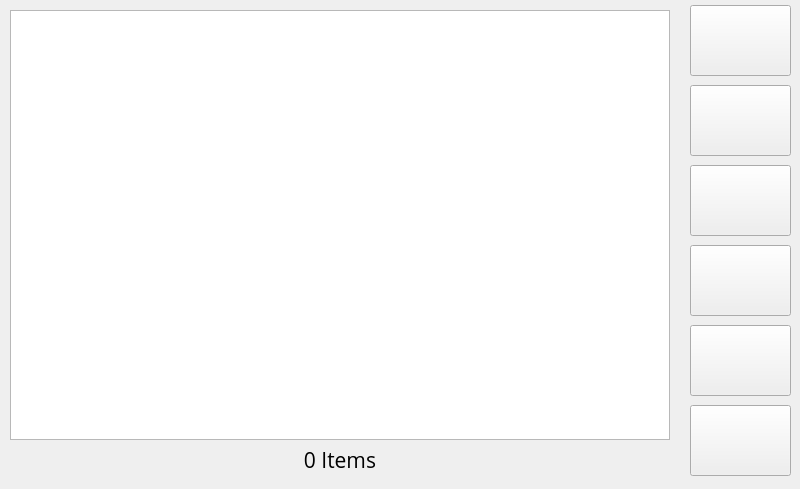
   <widget class="QWidget" name="current_playlist">
    <property name="font">
     <font>
      <family>Open Sans</family>
     </font>
    </property>
    <widget class="QPushButton" name="PlaylistItemDeleteButton">
     <property name="geometry">
      <rect>
       <x>690</x>
       <y>165</y>
       <width>101</width>
       <height>71</height>
      </rect>
     </property>
     <property name="toolTip">
      <string>Delete Song</string>
     </property>
     <property name="statusTip">
      <string>Clear Playlist</string>
     </property>
     <property name="text">
      <string/>
     </property>
     <property name="icon">
      <iconset>
       <normaloff>icons/remove_item.png</normaloff>icons/remove_item.png</iconset>
     </property>
     <property name="iconSize">
      <size>
       <width>80</width>
       <height>80</height>
      </size>
     </property>
    </widget>
    <widget class="QListWidget" name="PlaylistContents">
     <property name="geometry">
      <rect>
       <x>10</x>
       <y>10</y>
       <width>660</width>
       <height>430</height>
      </rect>
     </property>
     <property name="sizePolicy">
      <sizepolicy hsizetype="Expanding" vsizetype="Ignored">
       <horstretch>0</horstretch>
       <verstretch>0</verstretch>
      </sizepolicy>
     </property>
     <property name="font">
      <font>
       <family>Open Sans Semibold</family>
       <pointsize>12</pointsize>
       <weight>50</weight>
       <bold>false</bold>
       <stylestrategy>PreferAntialias</stylestrategy>
      </font>
     </property>
     <property name="showDropIndicator" stdset="0">
      <bool>false</bool>
     </property>
     <property name="viewMode">
      <enum>QListView::ListMode</enum>
     </property>
     <property name="modelColumn">
      <number>0</number>
     </property>
     <property name="batchSize">
      <number>2000</number>
     </property>
     <property name="wordWrap">
      <bool>true</bool>
     </property>
     <property name="selectionRectVisible">
      <bool>true</bool>
     </property>
     <property name="currentRow">
      <number>-1</number>
     </property>
     <property name="sortingEnabled">
      <bool>false</bool>
     </property>
    </widget>
    <widget class="QLabel" name="PlaylistCount">
     <property name="geometry">
      <rect>
       <x>10</x>
       <y>440</y>
       <width>660</width>
       <height>40</height>
      </rect>
     </property>
     <property name="font">
      <font>
       <family>Open Sans</family>
       <pointsize>16</pointsize>
      </font>
     </property>
     <property name="text">
      <string>0 Items</string>
     </property>
     <property name="alignment">
      <set>Qt::AlignCenter</set>
     </property>
    </widget>
    <widget class="QPushButton" name="PlaylistUpButton">
     <property name="geometry">
      <rect>
       <x>690</x>
       <y>5</y>
       <width>101</width>
       <height>71</height>
      </rect>
     </property>
     <property name="toolTip">
      <string>Scroll Up</string>
     </property>
     <property name="statusTip">
      <string>Scroll Up</string>
     </property>
     <property name="text">
      <string/>
     </property>
     <property name="icon">
      <iconset>
       <normaloff>icons/up.png</normaloff>icons/up.png</iconset>
     </property>
     <property name="iconSize">
      <size>
       <width>80</width>
       <height>80</height>
      </size>
     </property>
    </widget>
    <widget class="QPushButton" name="PlaylistDownButton">
     <property name="geometry">
      <rect>
       <x>690</x>
       <y>405</y>
       <width>101</width>
       <height>71</height>
      </rect>
     </property>
     <property name="toolTip">
      <string>Scroll Down</string>
     </property>
     <property name="statusTip">
      <string>Scroll Down</string>
     </property>
     <property name="text">
      <string/>
     </property>
     <property name="icon">
      <iconset>
       <normaloff>icons/down.png</normaloff>icons/down.png</iconset>
     </property>
     <property name="iconSize">
      <size>
       <width>80</width>
       <height>80</height>
      </size>
     </property>
    </widget>
    <widget class="QPushButton" name="HomeButton">
     <property name="geometry">
      <rect>
       <x>690</x>
       <y>325</y>
       <width>101</width>
       <height>71</height>
      </rect>
     </property>
     <property name="toolTip">
      <string>Application Home</string>
     </property>
     <property name="statusTip">
      <string>Return Home</string>
     </property>
     <property name="text">
      <string/>
     </property>
     <property name="icon">
      <iconset>
       <normaloff>icons/home.png</normaloff>icons/home.png</iconset>
     </property>
     <property name="iconSize">
      <size>
       <width>80</width>
       <height>80</height>
      </size>
     </property>
    </widget>
    <widget class="QPushButton" name="PlayPlaylistItem">
     <property name="geometry">
      <rect>
       <x>690</x>
       <y>85</y>
       <width>101</width>
       <height>71</height>
      </rect>
     </property>
     <property name="toolTip">
      <string>Play Song</string>
     </property>
     <property name="statusTip">
      <string>Browse Collection</string>
     </property>
     <property name="text">
      <string/>
     </property>
     <property name="icon">
      <iconset>
       <normaloff>icons/media_play.png</normaloff>icons/media_play.png</iconset>
     </property>
     <property name="iconSize">
      <size>
       <width>80</width>
       <height>80</height>
      </size>
     </property>
    </widget>
    <widget class="QPushButton" name="DeletePlaylist">
     <property name="geometry">
      <rect>
       <x>690</x>
       <y>245</y>
       <width>101</width>
       <height>71</height>
      </rect>
     </property>
     <property name="toolTip">
      <string>Remove Song</string>
     </property>
     <property name="statusTip">
      <string>Browse Collection</string>
     </property>
     <property name="text">
      <string/>
     </property>
     <property name="icon">
      <iconset>
       <normaloff>icons/trash.png</normaloff>icons/trash.png</iconset>
     </property>
     <property name="iconSize">
      <size>
       <width>80</width>
       <height>80</height>
      </size>
     </property>
    </widget>
   </widget>
